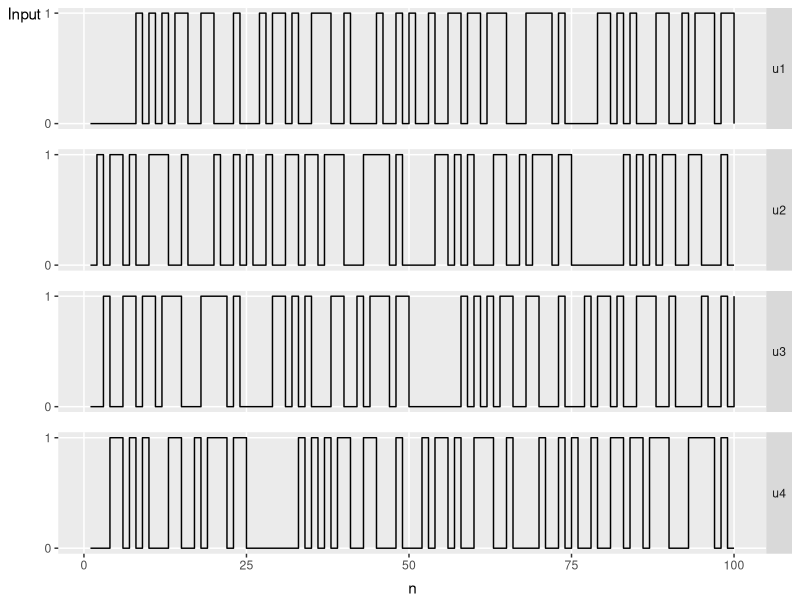

This figure's R source:
library(ggplot2)
library(reshape)
library(grid)


setwd("/Users/akee/School/UCLA/01\ thesis/uclathesis")

full_width <- 5.5


# - - - - - - - - - - - - - - - - - - - - - - - - - - - - - - - - - - #
#                      4 PRBS input sequences                         #
# - - - - - - - - - - - - - - - - - - - - - - - - - - - - - - - - - - #

data <- read.csv("data/prbs_input_sequence.csv", header = FALSE)

u1 <- data$V1
u2 <- data$V2
u3 <- data$V3
u4 <- data$V4
n <- seq_along(u1)

# recombine the individual measurements into a dataframe
df <- data.frame(n,u1,u2,u3,u4)

# melt that shit
df.melted <- melt(df, id = "n")

# plot
p <-
	ggplot(df.melted) +
	geom_step(aes(x = n, y = value)) +
	facet_grid(variable ~ .) +
	ylab("Input") +
	scale_y_continuous(breaks = seq(0,1,1)) +	# min, max, interval
	scale_x_continuous(breaks = seq(0,100,25))+	# min, max, interval

	theme(
		panel.margin = unit(0.2, "in"),
		panel.grid.minor = element_blank(),
		strip.text.y = element_text(angle = 0),
		axis.title.y = element_text(angle = 0, hjust = -0.25),
		axis.title.x = element_text(vjust = -0.25)
	)

pdf("fig/prbs_input.pdf", width = full_width, height=3.5)
print(p)
dev.off()
